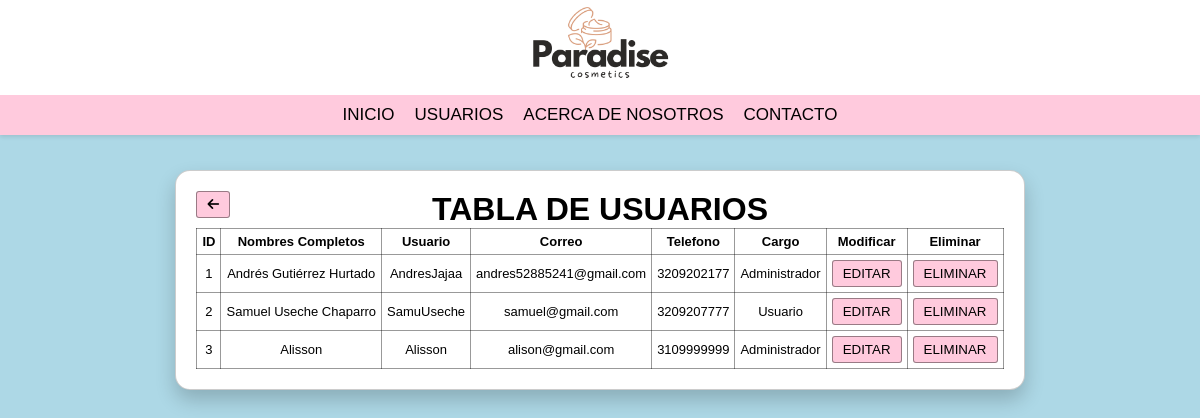
The app's page /st-usuarios.php with its own data.
### tables this page shows
CREATE TABLE `usuarios` (
  `id_usuario` int(11) NOT NULL PRIMARY KEY AUTO_INCREMENT,
  `nombre_completo` varchar(50) NOT NULL,
  `correo_electronico` varchar(100) NOT NULL,
  `usuario` varchar(30) NOT NULL,
  `contraseña` decimal(20,0) NOT NULL,
  `direccion` varchar(200) DEFAULT NULL,
  `telefono` decimal(10,0) DEFAULT NULL,
  `imagen` varchar(30) NOT NULL DEFAULT 'USUARIOS_FOTOS/nf.jpg',
  `fecha_registro` datetime NOT NULL,
  `id_rol` int(11) NOT NULL DEFAULT 2
);

### st-usuarios.php (the view, shortened to what this page needs)
<?php
try {
    include 'PHP/conexion.php';
    $id = $_SESSION['id'];
    $sql = "SELECT * FROM usuarios";
    $resultado = $conexion->query($sql);
} catch (PDOException $e) {
    echo "Error: " . $e->getMessage();
}
?>
<!DOCTYPE html>
<html lang="en">
<head>
    <link rel="stylesheet" href="CSS/sistema-usuarios.css">
</head>
<body>
    <header>
            <div class="logo-account-navbar">
                <div class="logo">
                    <a href="index.php"><img src="IMG/Logo_Paradise_cosmetics.png" id="logo-header"></a>
                </div>
            </div>
            <div class="texto-rosa-header nav-list-rosa">
                <ul class="nav-list">
                    <li class="nav-list-item"><a href="index.php">Inicio</a></li>
                    <li class="nav-list-item"><a href="index.php#usuarios">usuarios</a></li>
                    <li class="nav-list-item"><a href="index.php#about-us">Acerca de nosotros</a></li>
                    <li class="nav-list-item"><a href="index.php#contact-info">Contacto</a></li>
                </ul>
            </div>
    </header>
    <main>
        <div class="contenedor">
        <a href="perfil-usuario.php?id=<?php echo $id;?>"><button id="btn-volver"><i class="fa-solid fa-arrow-left"></i></button></a>
            <h1>TABLA DE USUARIOS</h1>
            <table class="table-contenedor">
                <tr>
                    <th>ID</th>
                    <th>Nombres Completos</th>
                    <th>Usuario</th>
                    <th>Correo</th>
                    <th>Telefono</th>
                    <th>Cargo</th>
                    <th>Modificar</th>
                    <th>Eliminar</th>
                </tr>
                <?php foreach ($resultado as $row) { ?>
                <tr>
                    <td><?php echo $row['id_usuario']; ?></td>
                    <td><?php echo $row['nombre_completo']; ?></td>
                    <td><?php echo $row['usuario']; ?></td>
                    <td><?php echo $row['correo_electronico']; ?></td>
                    <td><?php echo $row['telefono']; ?></td>
                    <td><?php if ($row['id_rol'] == 1 ){echo 'Administrador';} else if ($row['id_rol'] == 2){echo 'Usuario';} ?></td>
                    <td><a href="perfil-usuario.php?id=<?php echo $row['id_usuario']?>"><button>EDITAR</button></a></td>
                    <form action="PHP/del-user.php" method="post">
                        <input type="number" name="id" value="<?php echo $row['id_usuario'];?>" style="display:none;visibility:0;"><td id="del-btn"><button>ELIMINAR</button></td></form>
                </tr>
                <?php }?>
            </table>
        </div>
    </main>
</body>
</html>

### CSS/sistema-usuarios.css (style rules this page uses)
* { font-family: Arial, Helvetica, sans-serif; margin: 0; padding: 0; box-sizing: border-box; text-align: center; }
::placeholder { text-align: start; }
a { text-decoration: none; color: #000; padding: 0%; }
header { width: 100%; background-color: #fff; position: fixed; z-index: 99; box-shadow: 0 2px 4px rgba(0, 0, 0, 0.1); margin: 0% auto; display: flex; flex-direction: column; justify-content: space-between; align-items: center; }
.texto-rosa-header { width: 100%; height: 40px; height: auto; background-color: #ffcadd; padding: 10px; }
.logo-account-navbar { display: flex; justify-content: center; align-items: center; max-width: 900px; height: 95px; width: 100%; }
#logo-header { line-height: 90px; height: 90px; }
.nav-list-rosa, .nav-list { display: flex; justify-content: center; list-style: none; }
.nav-list-item { margin-right: 20px; text-transform: uppercase; font-size: 17px; }
main { padding-top: 170px; width: 100%; height: 100vh; display: flex; justify-content: center; align-items: start; background-color: lightblue; }
.contenedor { padding: 20px 20px; border: 1px solid rgba(0, 0, 0, 0.2); border-radius: 15px; box-shadow: 0px 10px 20px 0px rgba(0, 0, 0, 0.2); background-color: #fff; position: relative; }
#btn-volver { position: absolute; top: 20px; left: 20px; }
.table-contenedor { border: 1px black solid; table-layout: fixed; border-collapse: collapse; }
td, th { border: solid 1px rgba(0, 0, 0, .4) ; margin: 0%; font-size: 13px; padding: 5px; max-width: 200px; }
button { padding: 5px 10px; border: solid 1px rgba(0, 0, 0, .4) ; border-radius: 3px; background-color: #ffcadd; cursor: pointer; }

### records on screen
usuarios: id_usuario "1", nombre_completo "Andrés Gutiérrez Hurtado", usuario "AndresJajaa", correo_electronico "andres52885241@gmail.com", telefono "3209202177", shows "Administrador"
usuarios: id_usuario "2", nombre_completo "Samuel Useche Chaparro", usuario "SamuUseche", correo_electronico "samuel@gmail.com", telefono "3209207777", shows "Usuario"
usuarios: id_usuario "3", nombre_completo "Alisson", usuario "Alisson", correo_electronico "alison@gmail.com", telefono "3109999999", shows "Administrador"
